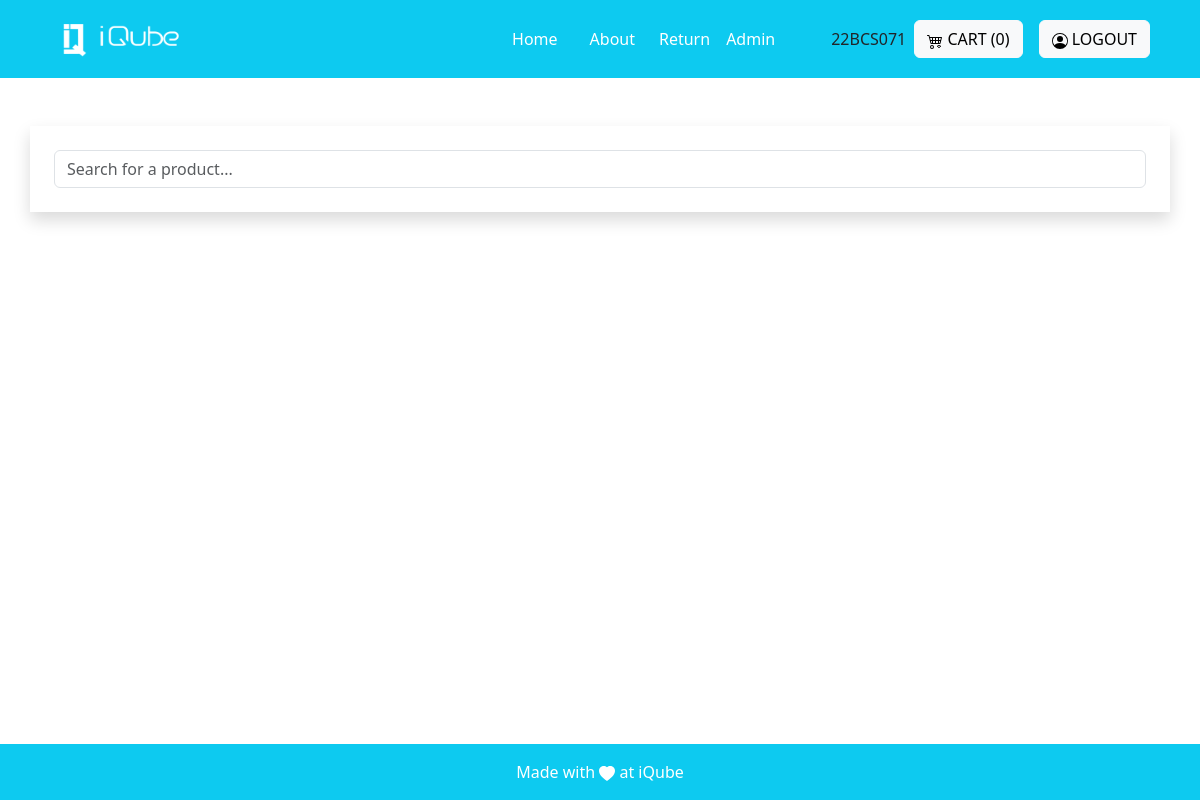
/product/ (signed in), run on an earlier commit of the app's database.
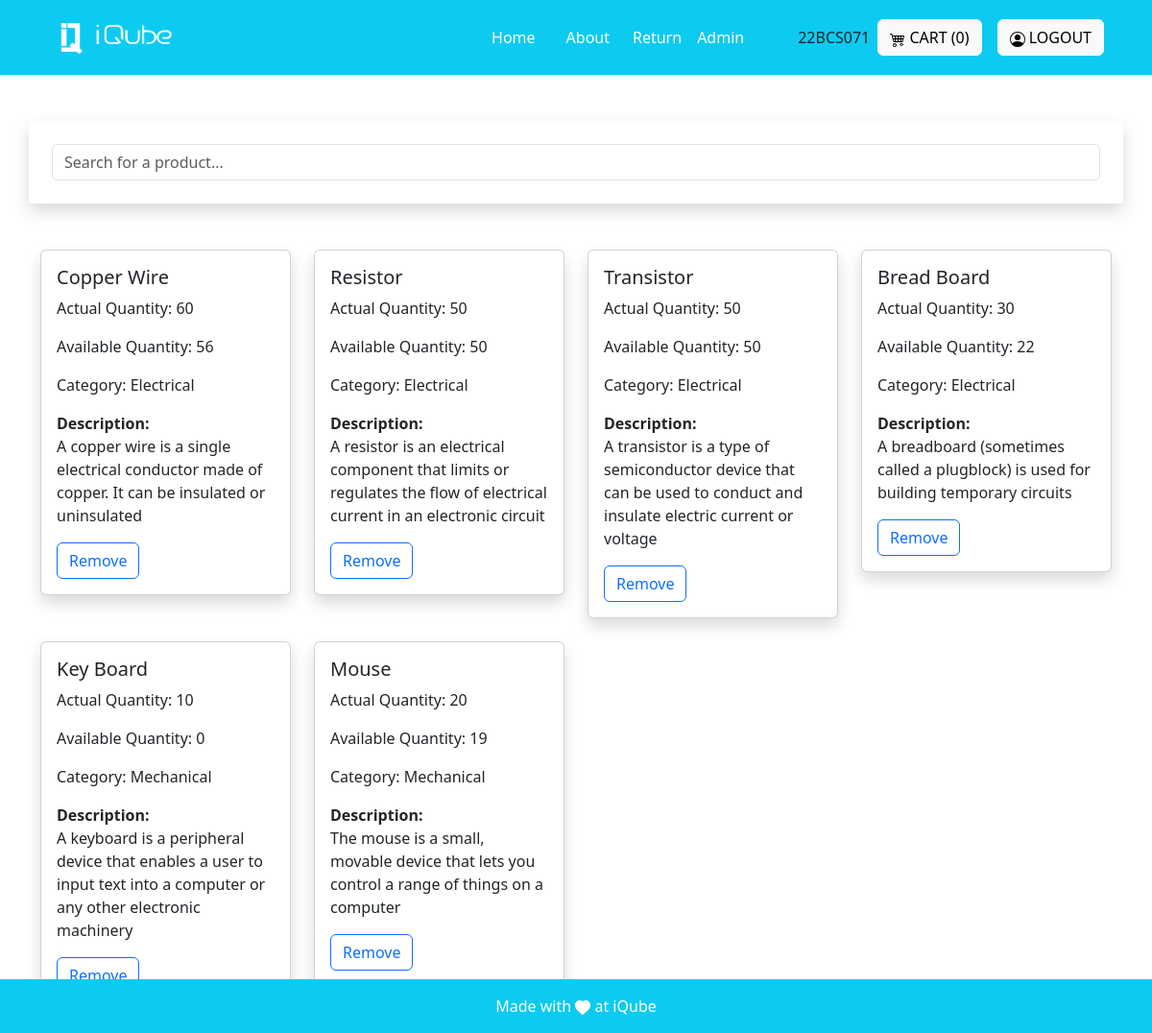
And on a later commit of the database.
### invention/models.py (models this page shows, shortened)
class Product(models.Model):
    name=models.CharField(max_length=255)
    decription=models.CharField(max_length=100)
    actual_count=models.PositiveIntegerField()
    available_count=models.PositiveIntegerField()
    dummy_count = models.PositiveIntegerField()
    category= models.ForeignKey('Category', on_delete=models.CASCADE)
    created_at = models.DateTimeField(auto_now=True)
    image = models.ImageField(upload_to='images')

class Category(models.Model):
    name=models.CharField(max_length=25)
    created_by = models.ForeignKey(User, on_delete=models.CASCADE)
    created_at=models.DateTimeField(auto_now=True)
    class Meta:
        verbose_name_plural = 'Categories'
    def __str__(self):
        return str(self.name)

### invention/decorators.py (the view)
        def wrapper_func(request, *args, **kwargs):
            group = None
            mail=AdminMail.objects.all()
            p=0
            for i in mail:
                if request.user.email==i.mail:
                    p=10
            if request.user.groups.exists():
                group = request.user.groups.all()[0].name
            if (group in allowed_roles) or (p==10):
              return view_func(request, *args, **kwargs)
            else:
                return render(request, 'core/no_permission.html')

### invention/views.py (called while the page is built)
@allowed_user(allowed_roles=['admin', 'superadmin'])
@login_required(login_url='login')
def view_product(request):
    products = Product.objects.all()
    cart_items = []
    for product_id, quantity in temporary_cart.items():
            product = Product.objects.get(pk=product_id)
            cart_items.append({'product': product, 'quantity': quantity})
    cart = len(cart_items)
    return render(request, 'adminview/product.html', {'products':products, 'cart':cart,})

### invention/templates/adminview/product.html (shortened to what this page needs)
{% extends 'base.html' %}
{% block base %}
<div class="container p-4 shadow mb-5 mt-5" id="search">
  <input type="text" id="searchInput" class="form-control" placeholder="Search for a product...">
</div>
<div class="container my-4" id="productsContainer">
  <div class="row row-cols-1 row-cols-md-4 g-4" id="productList">
    {% for product in products reversed %}
    <div class="col product-card">
      <div class="card shadow">
        <div class="card-body">
          <h5 class="card-title">{{ product.name }}</h5>
          <p class="card-text">Actual Quantity: {{ product.actual_count }}</p>
          <p class="card-text">Available Quantity: {{ product.available_count }}</p>
          <p class="card-text">Category: {{ product.category }}</p>
          <p class="card-text"><b>Description:</b><br>{{ product.decription }}</p>
          <a href="{% url 'delete_product' product.id %}"><button class="btn btn-outline-primary"  onclick="return confirmRemoveItem('{{product.id }}')">Remove</button></a>
        </div>
      </div>
    </div>
    {% endfor %}
  </div>
</div>
{% endblock %}

### invention/templates/base.html (shortened to what this page needs)
{% load static %}
<!DOCTYPE html>
<html lang="en">
<head>
    <link href="https://cdn.jsdelivr.net/npm/bootstrap@5.3.2/dist/css/bootstrap.min.css" rel="stylesheet"
>
</head>
<body>
    <nav class="sticky-top navbar navbar-expand-lg navbar-dark bg-info p-3">
    <div class="container">
            <a class="navbar-brand" href="#">
                <img src="{% static 'images/logo-white.png' %}" alt="Logo" height="36" width="150">
            </a>
            <div class="collapse navbar-collapse justify-content-end" id="navbarNav">
                <ul class="navbar-nav mx-5">
                    <li class="nav-item mx-2">
                        <a class="nav-link active" href="{% url 'Home'%}">Home</a>
                    </li>
                    <li class="nav-item mx-2">
                        <a class="nav-link active" href="{% url 'About' %}">About</a>
                    </li>
                    <li>
                        <a href="/return_form" class="nav-link active">Return</a>
                    </li>
                    {% for group in request.user.groups.all %}
                        {% if group.name == 'admin' or group.name == 'superadmin' %}
                    <li>
                        <a class="nav-link active" href="{% url 'admin_views' %}">Admin</a>
                    </li>
                        {% endif %}
                    {% endfor %}
                </ul>
            </div>
            {{request.user.username}}
            <div class="mt-3 mt-lg-0 mx-2">
                <a class="btn btn-light" href="{% url 'view_cart' %}">
                    CART ({{cart}})
                </a>
            </div>
            {% if not user.is_authenticated %}
            <div class="mt-3 mt-lg-0 mx-2">
                <a class="btn btn-light" href="{% url "social:begin" 'azuread-tenant-oauth2' %}">
                    <svg xmlns="http://www.w3.org/2000/svg" width="16" height="16" fill="currentColor" class="bi bi-person-circle" viewBox="0 0 16 16">
                    <path d="M11 6a3 3 0 1 1-6 0 3 3 0 0 1 6 0"/>
                        <path fill-rule="evenodd" d="M0 8a8 8 0 1 1 16 0A8 8 0 0 1 0 8m8-7a7 7 0 0 0-5.468 11.37C3.242 11.226 4.805 10 8 10s4.757 1.225 5.468 2.37A7 7 0 0 0 8 1"/>
                    </svg>
                    LOGIN
                </a>
            </div>
            {% else %}
            <div class="mt-3 mt-lg-0 mx-2">
                <a class="btn btn-light" href="{% url 'logout' %}">
                    LOGOUT
                </a>
            </div>
            {% endif %}
        </div>
    </nav>
    <main>
        <div>
            {% block base %}{% endblock %}
        </div>
    </main>
    <footer class="bg-light text-center text-lg-start fixed-bottom">
        <div class="text-center p-2 bg-info p-3" style=" color: white;">
            <div>Made with
                <svg xmlns="http://www.w3.org/2000/svg" width="16" height="16" fill="currentColor"
                    class="bi bi-heart-fill" viewBox="0 0 16 16">
                    <path fill-rule="evenodd"
                        d="M8 1.314C12.438-3.248 23.534 4.735 8 15-7.534 4.736 3.562-3.248 8 1.314z" />
                </svg>
               at iQube
            </div>
        </div>
    </footer>
</body>
</html>
{% load sweetify %}

What changed in the data, as far as the page shows it:
added Product: name "Copper Wire", actual_count "60", available_count "56", category "Electrical", decription "A copper wire is a single electrical conductor made of copper. It can be insulated or uninsulated"
added Product: name "Resistor", actual_count "50", available_count "50", category "Electrical", decription "A resistor is an electrical component that limits or regulates the flow of electrical current in an electronic circuit"
added Product: name "Transistor", actual_count "50", available_count "50", category "Electrical", decription "A transistor is a type of semiconductor device that can be used to conduct and insulate electric current or voltage"
added Product: name "Bread Board", actual_count "30", available_count "22", category "Electrical", decription "A breadboard (sometimes called a plugblock) is used for building temporary circuits"
added Product: name "Key Board", actual_count "10", available_count "0", category "Mechanical", decription "A keyboard is a peripheral device that enables a user to input text into a computer or any other electronic machinery"
added Product: name "Mouse", actual_count "20", available_count "19", category "Mechanical", decription "The mouse is a small, movable device that lets you control a range of things on a computer"
